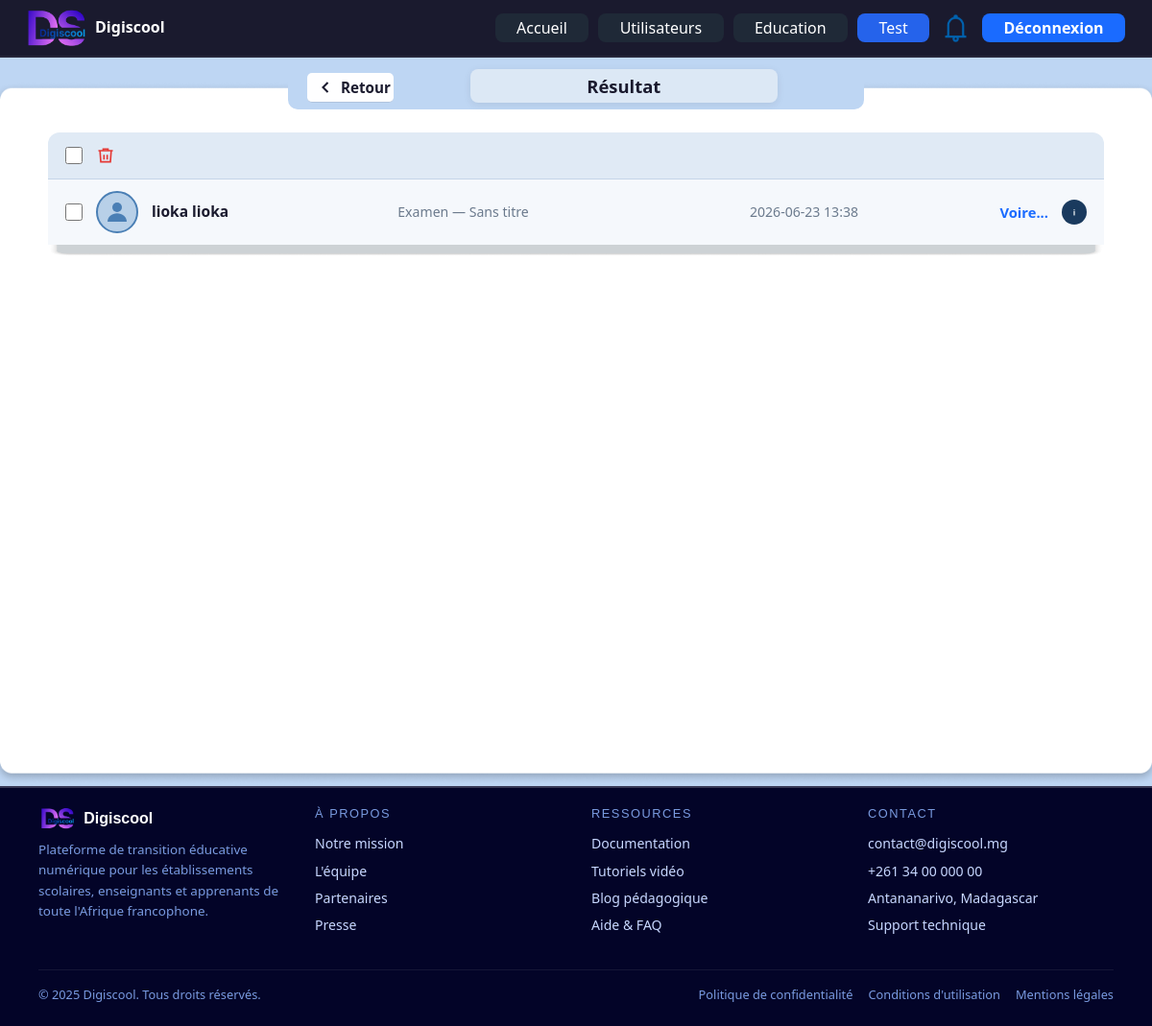
Page /admin/test/resultats (signed in) on the earlier database version.
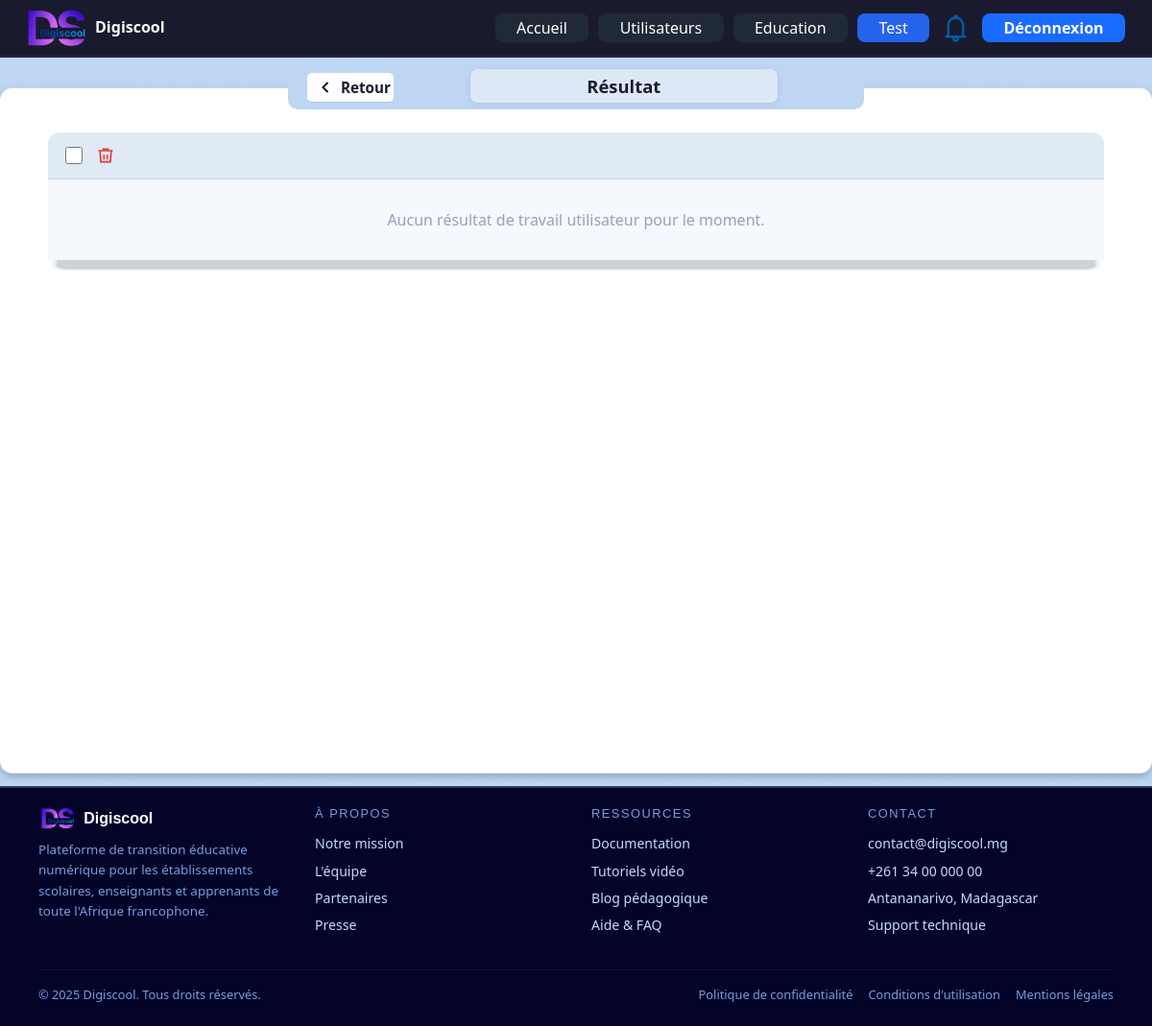
Same page on the later database version.
### tables this page shows
CREATE TABLE test_resultats (
                id INTEGER PRIMARY KEY AUTOINCREMENT,
                test_id INTEGER NOT NULL,
                user_id INTEGER NOT NULL,
                reponses TEXT DEFAULT '[]',
                note REAL,
                submitted_at DATETIME DEFAULT CURRENT_TIMESTAMP, fichier_reponse TEXT DEFAULT '',
                FOREIGN KEY(test_id) REFERENCES tests(id),
                FOREIGN KEY(user_id) REFERENCES users(id)
            );

CREATE TABLE users (
                id INTEGER PRIMARY KEY AUTOINCREMENT,
                name TEXT NOT NULL,
                email TEXT NOT NULL UNIQUE,
                password_hash TEXT NOT NULL,
                role TEXT NOT NULL DEFAULT 'user',
                created_at DATETIME DEFAULT CURRENT_TIMESTAMP
            , sexe TEXT DEFAULT '', adresse TEXT DEFAULT '', classe TEXT DEFAULT '', nom TEXT DEFAULT '', prenom TEXT DEFAULT '', statut TEXT NOT NULL DEFAULT 'En attente', dob TEXT DEFAULT '', profession TEXT DEFAULT '', etablissement TEXT DEFAULT '', filiere TEXT DEFAULT '', lien_etablissement TEXT DEFAULT '', matricule TEXT DEFAULT '', phone TEXT DEFAULT '');

CREATE TABLE tests (
                id INTEGER PRIMARY KEY AUTOINCREMENT,
                titre TEXT NOT NULL,
                type TEXT NOT NULL DEFAULT 'examen',
                content_type TEXT NOT NULL DEFAULT 'fichier',
                fichier TEXT DEFAULT '',
                texte TEXT DEFAULT '',
                qcm TEXT DEFAULT '[]',
                start_at TEXT DEFAULT '',
                end_at TEXT DEFAULT '',
                created_at DATETIME DEFAULT CURRENT_TIMESTAMP
            , categorie TEXT NOT NULL DEFAULT 'exercice', fichier_nom TEXT DEFAULT '', fichier_url TEXT DEFAULT '', contenu_texte TEXT DEFAULT '', contenu_qcm TEXT DEFAULT '[]', date_debut TEXT DEFAULT '', heure_debut TEXT DEFAULT '', date_fin TEXT DEFAULT '', heure_fin TEXT DEFAULT '', created_by INTEGER);

### app.py (the view)
@app.route('/admin/test/resultats')
@login_required
@admin_required
def admin_test_resultat():
    with get_db() as db:
        notif_count = db.execute(
            "SELECT COUNT(*) FROM notifications WHERE user_id IN (SELECT id FROM users WHERE role='admin') AND is_read=0"
        ).fetchone()[0]
        query = '''
            SELECT r.id, r.test_id, r.user_id, r.submitted_at,
                   t.titre AS test_titre, t.categorie AS test_categorie, t.content_type,
                   u.nom, u.prenom, u.name
            FROM test_resultats r
            JOIN tests t ON r.test_id = t.id
            JOIN users u ON r.user_id = u.id
            ORDER BY r.submitted_at DESC
        '''
        results = db.execute(query).fetchall()
    return render_template('admin/resultat.html', notif_count=notif_count, results=results)

### app.py (called while the page is built)
def get_db():
    conn = sqlite3.connect(DB_PATH)
    conn.row_factory = sqlite3.Row
    return conn

def login_required(view):
    @wraps(view)
    def wrapped_view(*args, **kwargs):
        if 'user_id' not in session:
            return redirect(url_for('index'))
        return view(*args, **kwargs)
    return wrapped_view

def admin_required(view):
    @wraps(view)
    def wrapped_view(*args, **kwargs):
        if session.get('role') != 'admin':
            return redirect(url_for('dashboard'))
        return view(*args, **kwargs)
    return wrapped_view

### templates/admin/resultat.html (shortened to what this page needs)
{% extends "admin/dashboard.html" %}
{% set active_page = 'test' %}
{% block content %}
<div class="page-body">
  <div class="search-wrap">
    <div class="retour-bar" style="width:16%;">
      <button class="btn-retour" onclick="history.back()">
        <svg viewBox="0 0 24 24"><polyline points="15 18 9 12 15 6"/></svg>
        Retour
      </button>
    </div>
    <div class="titre-wrap">
      <div class="titre-resultat">Résultat</div>
    </div>
  </div>
  <div class="table-card">
    <div class="table-actions-row">
      <input type="checkbox" class="action-checkbox" id="select-all" onchange="toggleAll(this)">
      <button class="btn-delete" title="Supprimer la sélection">
        <svg viewBox="0 0 24 24">
          <polyline points="3 6 5 6 21 6"/><path d="M19 6l-1 14H6L5 6"/>
          <path d="M10 11v6"/><path d="M14 11v6"/>
          <path d="M9 6V4h6v2"/>
        </svg>
      </button>
    </div>
    <div id="result-list">
      {% if results %}
        {% for r in results %}
          <div class="result-row result-clickable" data-result-id="{{ r.id }}"
               onclick="window.location.href='/admin/test/travaille_user?result_id={{ r.id }}'">
            <input type="checkbox" class="row-checkbox" data-result-id="{{ r.id }}" onclick="event.stopPropagation()">
            <div class="avatar">
              <svg viewBox="0 0 24 24" xmlns="http://www.w3.org/2000/svg">
                <circle cx="12" cy="8" r="4" fill="#4a7fb5"/>
                <path d="M4 20c0-4 3.6-7 8-7s8 3 8 7" fill="#4a7fb5"/>
              </svg>
            </div>
            <div class="row-name">{{ r.name or (r.prenom ~ ' ' ~ r.nom) }}</div>
            <div class="row-date">{{ 'Examen' if r.test_categorie == 'examen' else 'Exercice' }} — {{ r.test_titre or 'Sans titre' }}</div>
            <div class="row-date">{{ r.submitted_at[:16].replace('T', ' ') if r.submitted_at else '' }}</div>
            <a href="/admin/test/travaille_user?result_id={{ r.id }}" class="row-voir" onclick="event.stopPropagation()">Voire...</a>
            <button class="btn-info" title="Informations" onclick="event.stopPropagation(); openInfoModal({{ r.id }})">
              <svg viewBox="0 0 24 24" xmlns="http://www.w3.org/2000/svg">
                <circle cx="12" cy="12" r="10" fill="#1a3a5e"/>
                <line x1="12" y1="8" x2="12" y2="8" stroke="#fff" stroke-width="2" stroke-linecap="round"/>
                <line x1="12" y1="11" x2="12" y2="17" stroke="#fff" stroke-width="2" stroke-linecap="round"/>
              </svg>
            </button>
          </div>
        {% endfor %}
      {% else %}
        <div class="result-row" style="justify-content:center; padding:30px; color:#94a3b8;">
          Aucun résultat de travail utilisateur pour le moment.
        </div>
      {% endif %}
    </div>
  </div>
</div>
{% endblock %}

Differences in the rows shown:
no longer on this page (row unchanged): test_resultats: name "lioka lioka", titre "Sans titre", submitted_at "2026-06-23 13:38"
removed tests: categorie "Examen"
Other differences:
text now shown: "Aucun résultat de travail utilisateur pour le moment."
